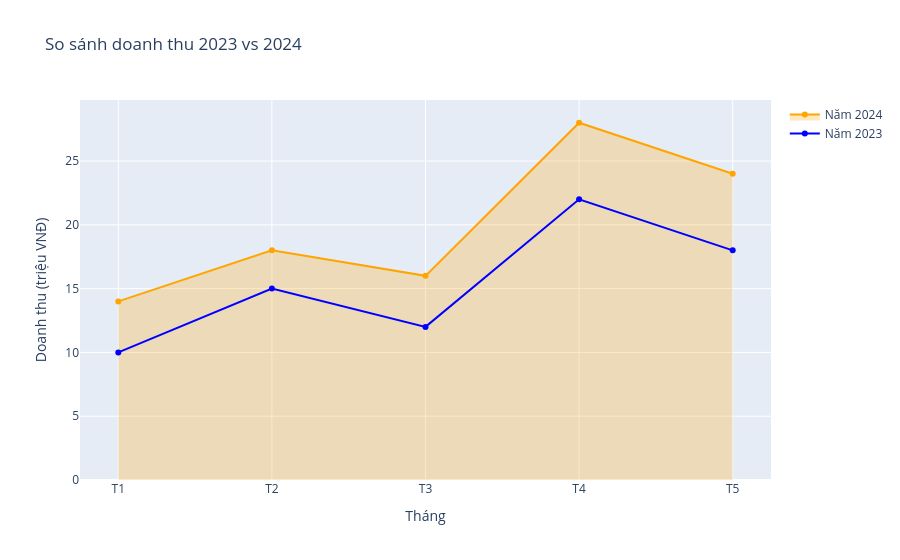

The cell this chart's notebook holds for it:
### Markdown cell above
# vd3 - gộp 2 bieu đồ line
## plotly - graph objects

### Code cell
months = ['T1', 'T2', 'T3', 'T4', 'T5']
rev_2023 = [10, 15, 12, 22, 18]
rev_2024 = [14, 18, 16, 28, 24]

fig = go.Figure()

fig.add_trace(go.Scatter(
    x=months,
    y=rev_2024,
    mode='lines+markers',
    name='Năm 2024',
    line=dict(color='#FFA500'),
    fill='tozeroy',                      
    fillcolor='rgba(255, 165, 0, 0.25)' 
))

fig.add_trace(go.Scatter(
    x=months,
    y=rev_2023,
    mode='lines+markers',
    name='Năm 2023',
    line=dict(color='#0000FF')
))

fig.update_layout(
    title='So sánh doanh thu 2023 vs 2024',
    xaxis_title='Tháng',
    yaxis_title='Doanh thu (triệu VNĐ)',
0    hovermode='x unified'
)

fig.show()

### Figure 1 — Plotly figure (JSON) as saved in the notebook; plotly's stock layout.template omitted (floating-point values rounded to 4 significant figures)
{"data": [{"fill": "tozeroy", "fillcolor": "rgba(255, 165, 0, 0.25)", "line": {"color": "#FFA500"}, "mode": "lines+markers", "name": "Năm 2024", "type": "scatter", "x": ["T1", "T2", "T3", "T4", "T5"], "y": [14, 18, 16, 28, 24]}, {"line": {"color": "#0000FF"}, "mode": "lines+markers", "name": "Năm 2023", "type": "scatter", "x": ["T1", "T2", "T3", "T4", "T5"], "y": [10, 15, 12, 22, 18]}], "layout": {"hovermode": "x unified", "title": {"text": "So sánh doanh thu 2023 vs 2024"}, "xaxis": {"title": {"text": "Tháng"}}, "yaxis": {"title": {"text": "Doanh thu (triệu VNĐ)"}}}}
